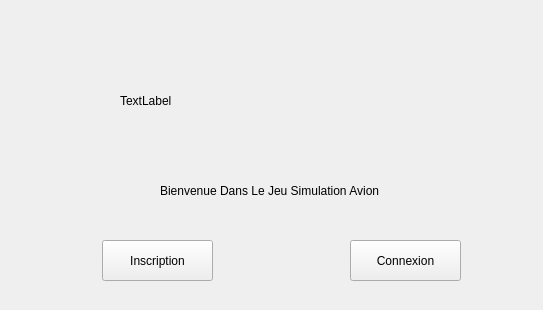
<?xml version="1.0" encoding="UTF-8"?>
<ui version="4.0">
 <class>Fenetre1</class>
 <widget class="QWidget" name="Fenetre1">
  <property name="geometry">
   <rect>
    <x>0</x>
    <y>0</y>
    <width>543</width>
    <height>310</height>
   </rect>
  </property>
  <property name="windowTitle">
   <string>Form</string>
  </property>
  <widget class="QPushButton" name="pushButton_2">
   <property name="geometry">
    <rect>
     <x>350</x>
     <y>240</y>
     <width>111</width>
     <height>41</height>
    </rect>
   </property>
   <property name="text">
    <string>Connexion</string>
   </property>
  </widget>
  <widget class="QLabel" name="label_picture">
   <property name="geometry">
    <rect>
     <x>120</x>
     <y>50</y>
     <width>301</width>
     <height>101</height>
    </rect>
   </property>
   <property name="text">
    <string>TextLabel</string>
   </property>
  </widget>
  <widget class="QLabel" name="label_2">
   <property name="geometry">
    <rect>
     <x>160</x>
     <y>180</y>
     <width>241</width>
     <height>21</height>
    </rect>
   </property>
   <property name="text">
    <string>Bienvenue Dans Le Jeu Simulation Avion</string>
   </property>
  </widget>
  <widget class="QPushButton" name="pushButton">
   <property name="geometry">
    <rect>
     <x>102</x>
     <y>240</y>
     <width>111</width>
     <height>41</height>
    </rect>
   </property>
   <property name="text">
    <string>Inscription</string>
   </property>
  </widget>
 </widget>
 <resources/>
 <connections/>
</ui>
